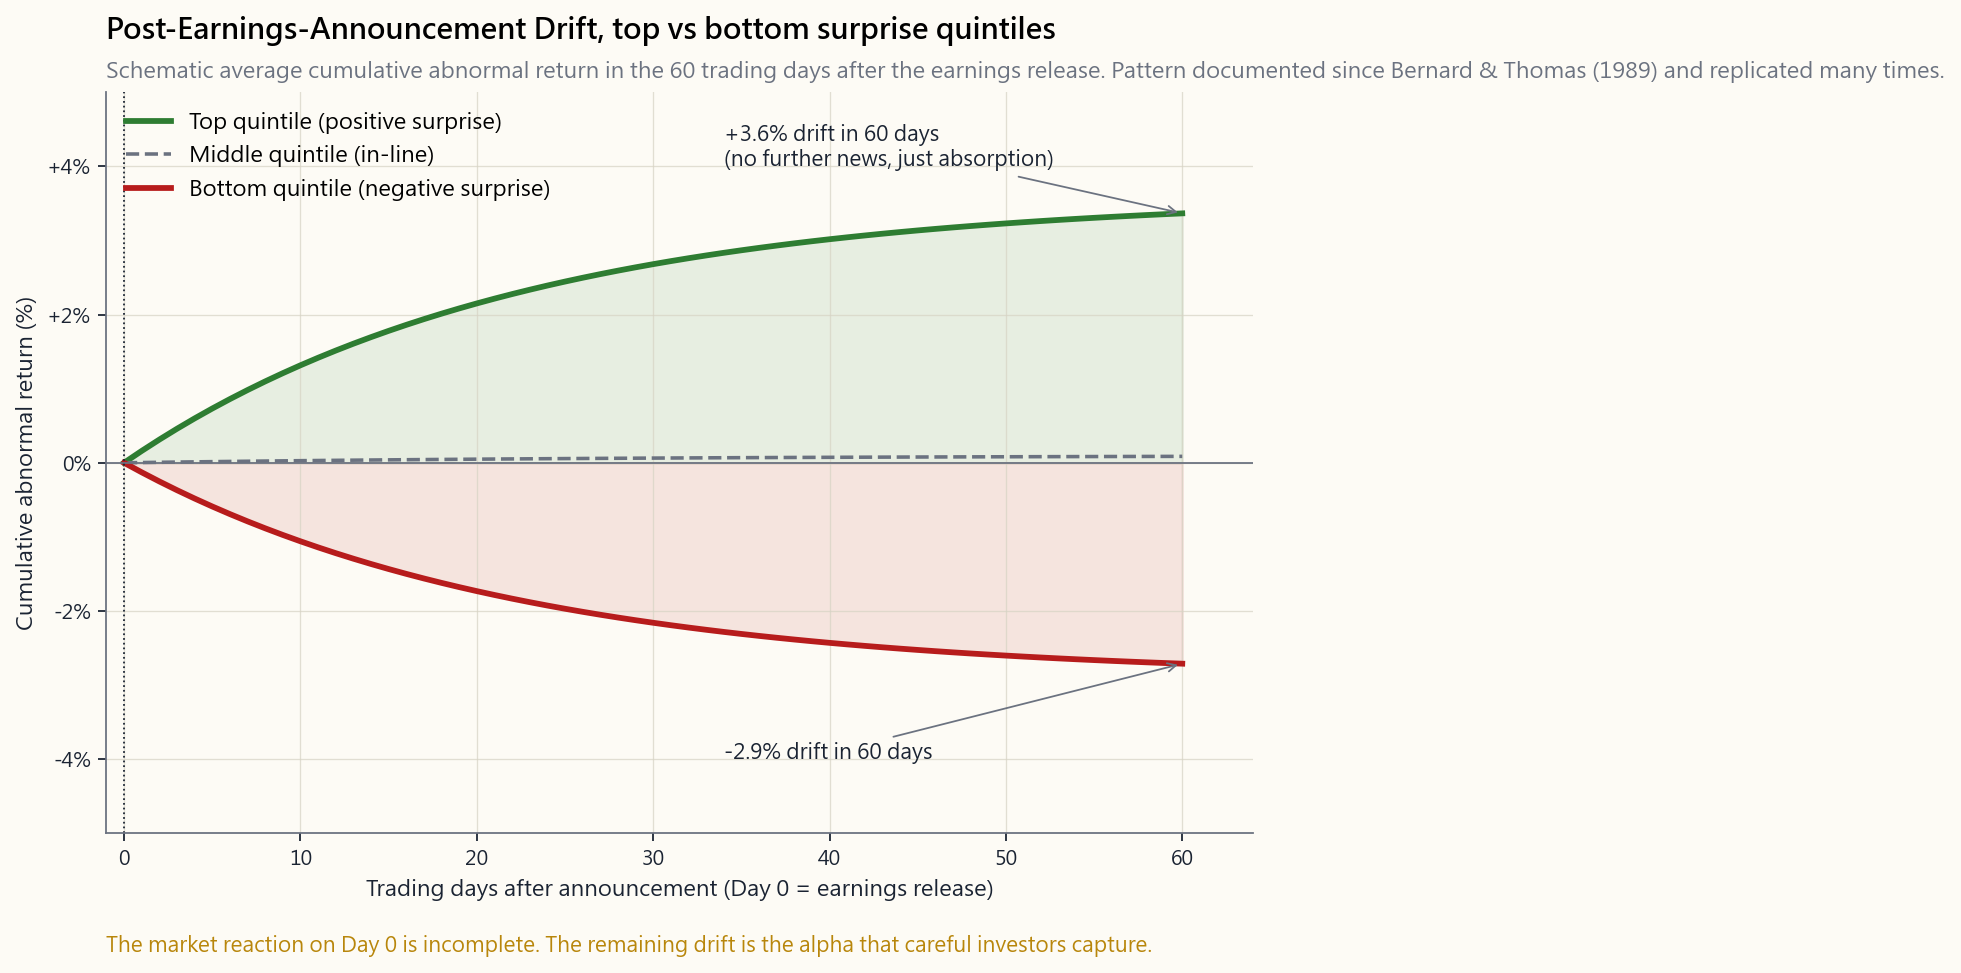

The Python source for this figure:
"""Week 20, §2.2 — Post-Earnings-Announcement Drift, schematic.

Schematic of the average cumulative abnormal return (CAR) for the top
and bottom earnings-surprise (SUE) quintiles in the 60 trading days
*after* an earnings announcement. Shape is the academic standard from
Bernard & Thomas (1989) and dozens of replications: top SUE quintile
drifts roughly +3-4% over 60 days, bottom SUE quintile drifts roughly
-2-3%. Curves are deterministic (slightly concave: most drift in the
first 30 days, then diminishing).

This is a *schematic* — the y-axis represents the average across many
announcements, not any single stock. The point is the asymmetry and
the persistence.

Run:
    uv run python course/image/week20_pead_drift.py
"""

from __future__ import annotations

import sys
from pathlib import Path

import matplotlib.pyplot as plt
import numpy as np

sys.path.insert(0, str(Path(__file__).resolve().parents[2]))

from scripts.chart_helpers import (  # noqa: E402
    PALETTE_LIGHT,
    apply_cjk_font,
    render_for_all_locales,
    style_axes,
)

apply_cjk_font()
OUT_DIR = Path(__file__).parent
BASE = "week20_pead_drift"


# Deterministic drift curves over 0..60 trading days.
# Concave: cumulative = A * (1 - exp(-k*t)).
DAYS = np.arange(0, 61)
TOP_DRIFT = 3.6 * (1.0 - np.exp(-DAYS / 22.0))   # asymptote ~+3.6%
BOT_DRIFT = -2.9 * (1.0 - np.exp(-DAYS / 22.0))  # asymptote ~-2.9%
MID_DRIFT = 0.10 * (1.0 - np.exp(-DAYS / 30.0))  # near-zero middle quintile


LANG_STRINGS = {
    "en": {
        "title":    "Post-Earnings-Announcement Drift, top vs bottom surprise quintiles",
        "subtitle": "Schematic average cumulative abnormal return in the 60 trading days after the earnings release. Pattern documented since Bernard & Thomas (1989) and replicated many times.",
        "xlabel":   "Trading days after announcement (Day 0 = earnings release)",
        "ylabel":   "Cumulative abnormal return (%)",
        "top":      "Top quintile (positive surprise)",
        "mid":      "Middle quintile (in-line)",
        "bot":      "Bottom quintile (negative surprise)",
        "anno_top": "+3.6% drift in 60 days\n(no further news, just absorption)",
        "anno_bot": "-2.9% drift in 60 days",
        "footer":   "The market reaction on Day 0 is incomplete. The remaining drift is the alpha that careful investors capture.",
    },
    "hk": {
        "title":    "盈利公佈後漂移:正面與負面驚喜五分位",
        "subtitle": "盈利公佈後 60 個交易日的平均累計超額回報示意圖。Bernard & Thomas (1989) 紀錄並多次重現。",
        "xlabel":   "公佈後交易日(第 0 日 = 公佈當日)",
        "ylabel":   "累計超額回報(%)",
        "top":      "正面驚喜五分位",
        "mid":      "符合預期五分位",
        "bot":      "負面驚喜五分位",
        "anno_top": "60 日漂移 +3.6%\n(無新消息,只是市場慢慢消化)",
        "anno_bot": "60 日漂移 -2.9%",
        "footer":   "公佈當日的反應並不完整。剩下的漂移正是用心投資者可以收集的 alpha。",
    },
    "tw": {
        "title":    "盈餘公布後漂移:正面與負面驚奇五分位",
        "subtitle": "盈餘公布後 60 個交易日的平均累計超額報酬示意圖。Bernard & Thomas (1989) 提出並多次重現。",
        "xlabel":   "公布後交易日(第 0 日 = 公布當日)",
        "ylabel":   "累計超額報酬(%)",
        "top":      "正面驚奇五分位",
        "mid":      "符合預期五分位",
        "bot":      "負面驚奇五分位",
        "anno_top": "60 日漂移 +3.6%\n(無新消息,只是市場慢慢消化)",
        "anno_bot": "60 日漂移 -2.9%",
        "footer":   "公布當日的反應並不完整。剩下的漂移正是用心投資者可以收集的 alpha。",
    },
    "cn": {
        "title":    "盈利公布后漂移:正面与负面惊喜五分位",
        "subtitle": "盈利公布后 60 个交易日的平均累计超额回报示意图。Bernard & Thomas (1989) 记录并多次重现。",
        "xlabel":   "公布后交易日(第 0 日 = 公布当日)",
        "ylabel":   "累计超额回报(%)",
        "top":      "正面惊喜五分位",
        "mid":      "符合预期五分位",
        "bot":      "负面惊喜五分位",
        "anno_top": "60 日漂移 +3.6%\n(无新消息,仅是市场慢慢消化)",
        "anno_bot": "60 日漂移 -2.9%",
        "footer":   "公布当日的反应并不完整。剩下的漂移正是用心投资者可以收集的 alpha。",
    },
}


def build_fig(s):
    p = PALETTE_LIGHT
    fig, ax = plt.subplots(figsize=(11, 6.2))
    style_axes(ax, p)

    ax.fill_between(DAYS, 0, TOP_DRIFT, color=p["green"], alpha=0.10)
    ax.fill_between(DAYS, BOT_DRIFT, 0, color=p["red"], alpha=0.10)

    ax.plot(DAYS, TOP_DRIFT, color=p["green"], linewidth=2.6, label=s["top"])
    ax.plot(DAYS, MID_DRIFT, color=p["muted"], linewidth=1.6, linestyle="--",
            label=s["mid"])
    ax.plot(DAYS, BOT_DRIFT, color=p["red"], linewidth=2.6, label=s["bot"])

    ax.axhline(0, color=p["muted"], linewidth=0.8)
    ax.axvline(0, color=p["fg"], linewidth=0.8, linestyle=":")

    # Annotate endpoints
    ax.annotate(
        s["anno_top"],
        xy=(60, TOP_DRIFT[-1]),
        xytext=(34, 4.0),
        fontsize=9.5, color=p["fg"],
        arrowprops=dict(arrowstyle="->", color=p["muted"], lw=0.8),
    )
    ax.annotate(
        s["anno_bot"],
        xy=(60, BOT_DRIFT[-1]),
        xytext=(34, -4.0),
        fontsize=9.5, color=p["fg"],
        arrowprops=dict(arrowstyle="->", color=p["muted"], lw=0.8),
    )

    ax.set_xlabel(s["xlabel"])
    ax.set_ylabel(s["ylabel"])
    ax.set_xlim(-1, 64)
    ax.set_ylim(-5.0, 5.0)
    ax.set_xticks([0, 10, 20, 30, 40, 50, 60])
    ax.set_yticks([-4, -2, 0, 2, 4])
    ax.set_yticklabels(["-4%", "-2%", "0%", "+2%", "+4%"])

    ax.set_title(s["title"], fontsize=13, fontweight="bold", loc="left", pad=24)
    ax.text(0, 1.02, s["subtitle"], transform=ax.transAxes,
            fontsize=10, color=p["muted"])
    ax.text(0, -0.16, s["footer"], transform=ax.transAxes,
            fontsize=9.5, color=p["accent"], fontstyle="italic")

    ax.legend(loc="upper left", frameon=False, fontsize=10)
    fig.tight_layout()
    return fig


if __name__ == "__main__":
    paths = render_for_all_locales(BASE, OUT_DIR, build_fig, LANG_STRINGS)
    for pth in paths:
        print(f"wrote {pth}")
